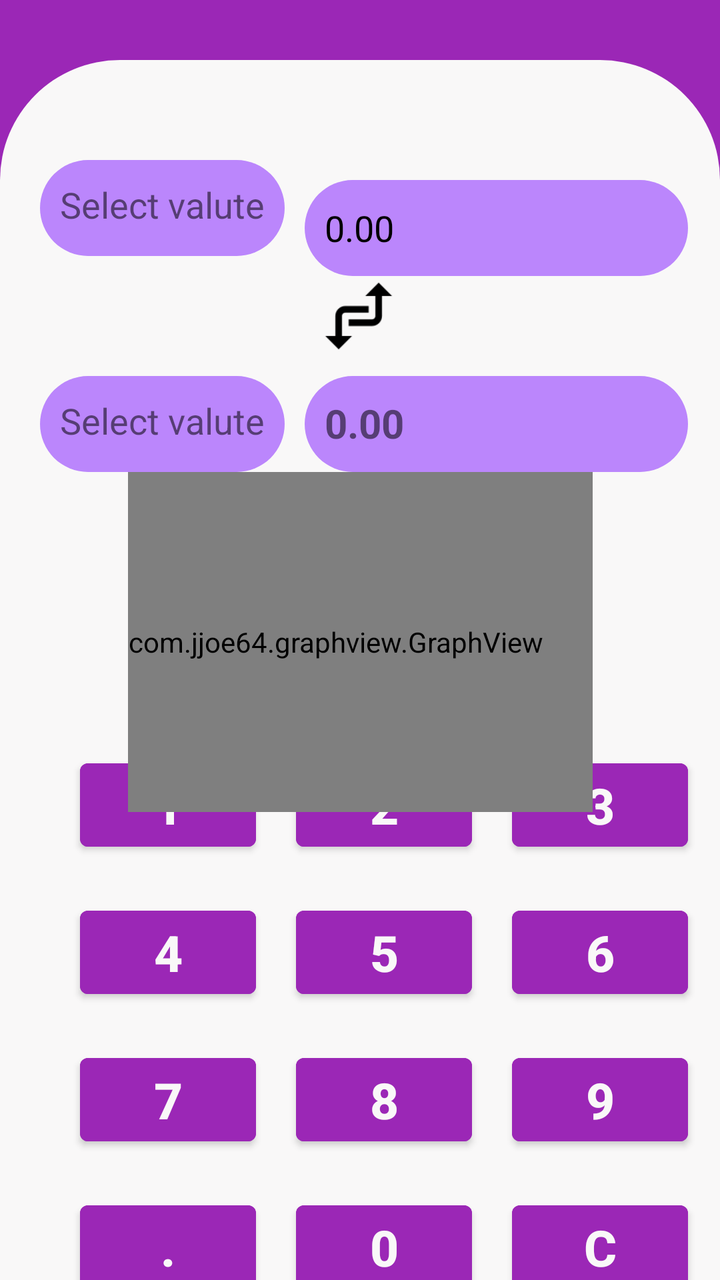
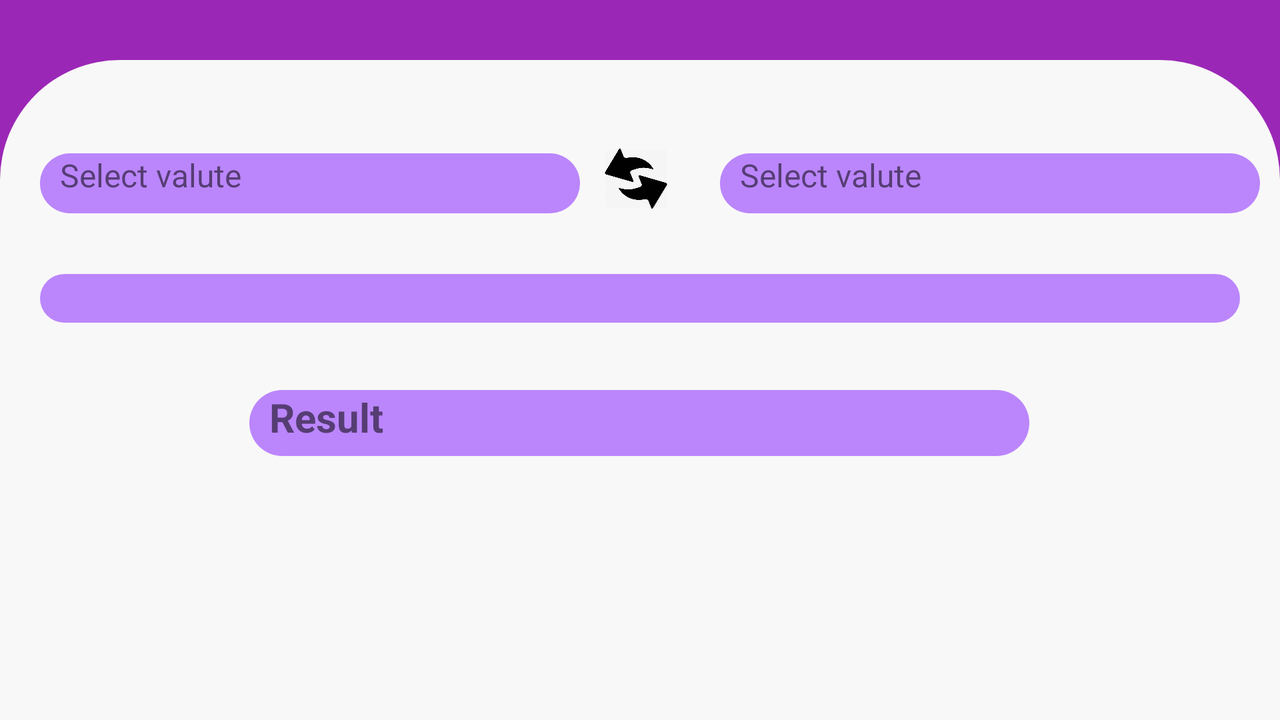

One screen, two layout resources from the same app: the default and the repository's alternative for another configuration. Each is rendered where Android would select it; the XML of both is given below.
<!-- AndroidManifest.xml: application theme Theme.ConverterKT -->
<!-- res/layout/activity_main.xml -->
<?xml version="1.0" encoding="utf-8"?>
<androidx.constraintlayout.widget.ConstraintLayout xmlns:android="http://schemas.android.com/apk/res/android"
    xmlns:app="http://schemas.android.com/apk/res-auto"
    xmlns:tools="http://schemas.android.com/tools"
    android:background="@color/custom_color_background"
    android:theme="@style/Theme.ConverterKT"
    android:layout_width="match_parent"
    android:layout_height="match_parent"
    tools:context=".MainActivity">


    <androidx.constraintlayout.widget.ConstraintLayout
        android:id="@+id/mainTable"
        android:layout_width="match_parent"
        android:layout_height="match_parent"
        android:layout_marginTop="30dp"
        android:background="@drawable/main_table_background"
        app:layout_constraintBottom_toBottomOf="parent"
        app:layout_constraintEnd_toEndOf="parent"
        app:layout_constraintHorizontal_bias="1.0"
        app:layout_constraintStart_toStartOf="parent"
        app:layout_constraintTop_toTopOf="parent"
        app:layout_constraintVertical_bias="0.0">

        <EditText
            android:id="@+id/editTextSum"
            android:layout_width="0dp"
            android:layout_height="48dp"
            android:layout_marginStart="10dp"
            android:layout_marginTop="60dp"
            android:layout_marginEnd="16dp"
            android:background="@drawable/oval_shape"
            android:ems="10"
            android:enabled="false"
            android:inputType="numberDecimal"
            android:paddingStart="10dp"
            android:text="0.00"
            android:textColor="#000000"
            app:layout_constraintBottom_toTopOf="@+id/imageView3"
            app:layout_constraintEnd_toEndOf="parent"
            app:layout_constraintStart_toEndOf="@id/tvValute1"
            app:layout_constraintTop_toTopOf="parent"
            app:layout_constraintVertical_bias="0.0" />

        <ImageView
            android:id="@+id/imageValute1"
            android:layout_width="wrap_content"
            android:layout_height="84dp"
            android:layout_marginStart="10dp"
            android:layout_marginTop="40dp"
            app:layout_constraintBottom_toTopOf="@+id/imageView3"
            app:layout_constraintStart_toStartOf="parent"
            app:layout_constraintTop_toTopOf="parent"
            app:layout_constraintVertical_bias="0.8"
            tools:srcCompat="@tools:sample/avatars" />

        <ImageView
            android:id="@+id/imageValute2"
            android:layout_width="wrap_content"
            android:layout_height="84dp"
            android:layout_marginTop="35dp"
            android:layout_marginStart="10dp"
            app:layout_constraintBottom_toBottomOf="parent"
            app:layout_constraintStart_toStartOf="parent"
            app:layout_constraintTop_toBottomOf="@+id/imageValute1"
            app:layout_constraintVertical_bias="0.0"
            tools:srcCompat="@tools:sample/avatars" />

        <ImageView
            android:id="@+id/imageView3"
            android:layout_width="66dp"
            android:layout_height="40dp"
            android:layout_marginTop="10dp"
            android:onClick="onClickSwitcher"
            app:layout_constraintBottom_toTopOf="@+id/tvValute2"
            app:layout_constraintEnd_toEndOf="parent"
            app:layout_constraintHorizontal_bias="0.498"
            app:layout_constraintStart_toStartOf="parent"
            app:layout_constraintTop_toBottomOf="@+id/tvValute1"
            app:srcCompat="@drawable/switcher" />

        <LinearLayout
            android:id="@+id/lLayoutNumbers"
            android:layout_width="match_parent"
            android:layout_height="wrap_content"
            android:orientation="vertical"
            app:layout_constraintBottom_toBottomOf="parent"
            app:layout_constraintEnd_toEndOf="parent"
            app:layout_constraintStart_toStartOf="parent"
            app:layout_constraintTop_toBottomOf="@id/guidelineBottom">

            <TableLayout
                android:layout_width="fill_parent"
                android:layout_height="wrap_content"
                android:layout_marginBottom="10dp"
                android:stretchColumns="0,1,2">

                <TableRow
                    android:layout_width="match_parent"
                    android:layout_height="match_parent">

                    <Button
                        android:id="@+id/btn_1"
                        android:layout_width="fill_parent"
                        android:layout_height="wrap_content"
                        android:layout_marginStart="40dp"
                        android:layout_marginTop="10dp"
                        android:layout_marginEnd="10dp"
                        android:layout_marginBottom="10dp"
                        android:backgroundTint="@color/custom_color_background"
                        android:onClick="onClickAction"
                        android:text="1"
                        android:textSize="@dimen/text_size_labels"
                        android:textStyle="bold" />

                    <Button
                        android:id="@+id/btn_2"
                        android:layout_width="fill_parent"
                        android:layout_height="wrap_content"
                        android:layout_margin="10dp"
                        android:backgroundTint="@color/custom_color_background"
                        android:onClick="onClickAction"
                        android:text="2"
                        android:textSize="@dimen/text_size_labels"
                        android:textStyle="bold" />

                    <Button
                        android:id="@+id/btn_3"
                        android:layout_width="fill_parent"
                        android:layout_height="wrap_content"
                        android:layout_marginStart="10dp"
                        android:layout_marginTop="10dp"
                        android:layout_marginEnd="40dp"
                        android:layout_marginBottom="10dp"
                        android:backgroundTint="@color/custom_color_background"
                        android:onClick="onClickAction"
                        android:text="3"
                        android:textSize="@dimen/text_size_labels"
                        android:textStyle="bold" />

                </TableRow>

                <TableRow
                    android:layout_width="match_parent"
                    android:layout_height="match_parent">

                    <Button
                        android:id="@+id/btn_4"
                        android:layout_width="fill_parent"
                        android:layout_height="wrap_content"
                        android:layout_marginStart="40dp"
                        android:layout_marginTop="10dp"
                        android:layout_marginEnd="10dp"
                        android:layout_marginBottom="10dp"
                        android:backgroundTint="@color/custom_color_background"
                        android:onClick="onClickAction"
                        android:text="4"
                        android:textSize="@dimen/text_size_labels"
                        android:textStyle="bold" />

                    <Button
                        android:id="@+id/btn_5"
                        android:layout_width="fill_parent"
                        android:layout_height="wrap_content"
                        android:layout_margin="10dp"
                        android:backgroundTint="@color/custom_color_background"
                        android:onClick="onClickAction"
                        android:text="5"
                        android:textSize="@dimen/text_size_labels"
                        android:textStyle="bold" />

                    <Button
                        android:id="@+id/btn_6"
                        android:layout_width="fill_parent"
                        android:layout_height="wrap_content"
                        android:layout_marginStart="10dp"
                        android:layout_marginTop="10dp"
                        android:layout_marginEnd="40dp"
                        android:layout_marginBottom="10dp"
                        android:backgroundTint="@color/custom_color_background"
                        android:onClick="onClickAction"
                        android:text="6"
                        android:textSize="@dimen/text_size_labels"
                        android:textStyle="bold" />
                </TableRow>

                <TableRow
                    android:layout_width="match_parent"
                    android:layout_height="match_parent">

                    <Button
                        android:id="@+id/btn_7"
                        android:layout_width="fill_parent"
                        android:layout_height="wrap_content"
                        android:layout_marginStart="40dp"
                        android:layout_marginTop="10dp"
                        android:layout_marginEnd="10dp"
                        android:layout_marginBottom="10dp"
                        android:backgroundTint="@color/custom_color_background"
                        android:onClick="onClickAction"
                        android:text="7"
                        android:textSize="@dimen/text_size_labels"
                        android:textStyle="bold" />

                    <Button
                        android:id="@+id/btn_8"
                        android:layout_width="fill_parent"
                        android:layout_height="wrap_content"
                        android:layout_margin="10dp"
                        android:backgroundTint="@color/custom_color_background"
                        android:onClick="onClickAction"
                        android:text="8"
                        android:textSize="@dimen/text_size_labels"
                        android:textStyle="bold" />

                    <Button
                        android:id="@+id/btn_9"
                        android:layout_width="fill_parent"
                        android:layout_height="wrap_content"
                        android:layout_marginStart="10dp"
                        android:layout_marginTop="10dp"
                        android:layout_marginEnd="40dp"
                        android:layout_marginBottom="10dp"
                        android:backgroundTint="@color/custom_color_background"
                        android:onClick="onClickAction"
                        android:text="9"
                        android:textSize="@dimen/text_size_labels"
                        android:textStyle="bold" />
                </TableRow>

                <TableRow
                    android:layout_width="match_parent"
                    android:layout_height="match_parent">

                    <Button
                        android:id="@+id/btn_dot"
                        android:layout_width="fill_parent"
                        android:layout_height="wrap_content"
                        android:layout_marginStart="40dp"
                        android:layout_marginTop="10dp"
                        android:layout_marginEnd="10dp"
                        android:layout_marginBottom="10dp"
                        android:backgroundTint="@color/custom_color_background"
                        android:onClick="onClickAction"
                        android:text="."
                        android:textSize="@dimen/text_size_labels"
                        android:textStyle="bold" />

                    <Button
                        android:id="@+id/btn_0"
                        android:layout_width="fill_parent"
                        android:layout_height="wrap_content"
                        android:layout_margin="10dp"
                        android:backgroundTint="@color/custom_color_background"
                        android:onClick="onClickAction"
                        android:text="0"
                        android:textSize="@dimen/text_size_labels"
                        android:textStyle="bold" />

                    <Button
                        android:id="@+id/btn_delete"
                        android:layout_width="fill_parent"
                        android:layout_height="wrap_content"
                        android:layout_marginStart="10dp"
                        android:layout_marginTop="10dp"
                        android:layout_marginEnd="40dp"
                        android:layout_marginBottom="10dp"
                        android:backgroundTint="@color/custom_color_background"
                        android:onClick="onClickAction"
                        android:textSize="@dimen/text_size_labels"
                        android:text="C"

                        android:textStyle="bold" />

                </TableRow>
            </TableLayout>
        </LinearLayout>

        <TextView
            android:id="@+id/tvValute1"
            android:layout_width="wrap_content"
            android:layout_height="48dp"
            android:layout_marginLeft="10dp"
            android:layout_marginTop="50dp"
            android:background="@drawable/oval_shape"
            android:clickable="true"
            android:paddingStart="10dp"
            android:paddingTop="10dp"
            android:paddingEnd="10dp"
            android:text="Select valute"
            android:textSize="18sp"
            app:layout_constraintBottom_toTopOf="@+id/imageView3"
            app:layout_constraintEnd_toStartOf="@+id/editTextSum"
            app:layout_constraintStart_toEndOf="@+id/imageValute1"
            app:layout_constraintTop_toTopOf="parent"
            app:layout_constraintVertical_bias="0.151" />

        <TextView
            android:id="@+id/tvResult"
            android:layout_width="0dp"
            android:layout_height="48dp"
            android:layout_marginStart="10dp"
            android:layout_marginTop="10dp"
            android:layout_marginEnd="16dp"
            android:background="@drawable/oval_shape"
            android:paddingStart="10dp"
            android:paddingTop="10dp"
            android:text="0.00"
            android:textSize="20sp"

            android:textStyle="bold"
            app:layout_constraintEnd_toEndOf="parent"
            app:layout_constraintStart_toEndOf="@id/tvValute2"
            app:layout_constraintTop_toBottomOf="@+id/imageView3" />


        <TextView
            android:id="@+id/tvValute2"
            android:layout_width="wrap_content"
            android:layout_height="48dp"
            android:layout_marginLeft="10dp"
            android:layout_marginTop="10dp"
            android:background="@drawable/oval_shape"
            android:clickable="true"
            android:paddingStart="10dp"
            android:paddingTop="10dp"
            android:paddingEnd="10dp"
            android:text="Select valute"
            android:textSize="18sp"
            app:layout_constraintEnd_toStartOf="@+id/tvResult"
            app:layout_constraintStart_toEndOf="@+id/imageValute2"
            app:layout_constraintTop_toBottomOf="@+id/imageView3" />


        <com.jjoe64.graphview.GraphView
            android:id="@+id/graphView"
            android:layout_width="wrap_content"
            android:layout_height="170dp"
            android:layout_marginTop="10dp"





            android:paddingEnd="25dp"
            app:layout_constraintBottom_toTopOf="@id/guidelineBottom"
            app:layout_constraintEnd_toEndOf="parent"
            app:layout_constraintStart_toStartOf="parent"
            app:layout_constraintTop_toBottomOf="@id/tvResult" />

        <androidx.constraintlayout.widget.Guideline
            android:id="@+id/guidelineBottom"
            android:layout_width="wrap_content"
            android:layout_height="wrap_content"
            android:orientation="horizontal"
            app:layout_constraintGuide_percent="0.6" />

    </androidx.constraintlayout.widget.ConstraintLayout>


</androidx.constraintlayout.widget.ConstraintLayout>
<!-- resources referenced by this layout -->
<resources>
  <color name="custom_color_background">#9B27B6</color>
  <dimen name="text_size_labels">25sp</dimen>
  <!-- drawable main_table_background (drawable) -->
  <?xml version="1.0" encoding="utf-8"?>
  <shape xmlns:android="http://schemas.android.com/apk/res/android"
      android:shape="rectangle">
      <solid android:color="@color/white"/>
      <corners
          android:topLeftRadius="60dp"
          android:topRightRadius="60dp"/>
  
  </shape>
  <!-- drawable oval_shape (drawable) -->
  <?xml version="1.0" encoding="utf-8"?>
  <shape xmlns:android="http://schemas.android.com/apk/res/android"
      android:shape="rectangle">
      <solid android:color="@color/labelTextColor"/>
      <corners
          android:topLeftRadius="60dp"
          android:topRightRadius="60dp"
          android:bottomLeftRadius="60dp"
          android:bottomRightRadius="60dp"/>
  
  </shape>
  <!-- drawable switcher: png bitmap (drawable, 778 bytes) -->
  <style name="Theme.ConverterKT" parent="Theme.MaterialComponents.DayNight.NoActionBar">
          
          <item name="colorPrimary">@color/purple_500</item>
          <item name="colorPrimaryVariant">@color/custom_color_background</item>
          <item name="colorOnPrimary">@color/white</item>
          
          <item name="colorSecondary">@color/teal_200</item>
          <item name="colorSecondaryVariant">@color/teal_700</item>
          <item name="colorOnSecondary">@color/black</item>
          
          <item name="android:statusBarColor" tools:targetApi="l">?attr/colorPrimaryVariant</item>
          .
  
          <item name="android:textColorPrimary">@color/white</item>
      </style>
  <color name="white">#F9F8F8</color>
  <color name="labelTextColor">#FFBB86FC</color>
  <color name="purple_500">#FF6200EE</color>
  <color name="teal_200">#FF03DAC5</color>
  <color name="teal_700">#FF018786</color>
  <color name="black">#FF000000</color>
</resources>
<!-- res/layout-land/activity_main.xml (the repository's variant of the layout above) -->
<!-- drawn on the phone turned sideways -->
<?xml version="1.0" encoding="utf-8"?>
<androidx.constraintlayout.widget.ConstraintLayout xmlns:android="http://schemas.android.com/apk/res/android"
    xmlns:app="http://schemas.android.com/apk/res-auto"
    xmlns:tools="http://schemas.android.com/tools"
    android:background="@color/custom_color_background"

    android:layout_width="match_parent"
    android:layout_height="match_parent"
    tools:context=".MainActivity">


    <androidx.constraintlayout.widget.ConstraintLayout
        android:id="@+id/mainTable"
        android:layout_width="match_parent"
        android:layout_height="match_parent"
        android:layout_marginTop="30dp"
        android:background="@drawable/main_table_background"
        app:layout_constraintBottom_toBottomOf="parent"
        app:layout_constraintEnd_toEndOf="parent"
        app:layout_constraintHorizontal_bias="0.0"
        app:layout_constraintStart_toStartOf="parent"
        app:layout_constraintTop_toTopOf="parent"
        app:layout_constraintVertical_bias="0.0">

        <EditText
            android:id="@+id/editTextSum"
            android:layout_width="0dp"
            android:layout_height="wrap_content"
            android:background="@drawable/oval_shape"
            android:layout_marginStart="20dp"
            android:layout_marginEnd="20dp"
            android:ems="10"
            android:inputType="numberDecimal"
            android:paddingStart="10dp"
            app:layout_constraintBottom_toBottomOf="parent"
            app:layout_constraintEnd_toEndOf="parent"

            app:layout_constraintStart_toStartOf="parent"
            app:layout_constraintTop_toTopOf="parent"
            app:layout_constraintVertical_bias="0.35" />

        <ImageView
            android:id="@+id/imageValute1"
            android:layout_width="wrap_content"
            android:layout_height="64dp"
            android:layout_marginStart="10dp"
            android:layout_marginTop="30sp"
            app:layout_constraintBottom_toTopOf="@+id/editTextSum"
            app:layout_constraintStart_toStartOf="parent"
            app:layout_constraintTop_toTopOf="parent"
            app:layout_constraintVertical_bias="0.288"
            tools:srcCompat="@tools:sample/avatars" />

        <ImageView
            android:id="@+id/imageValute2"
            android:layout_width="wrap_content"
            android:layout_height="64dp"
            android:layout_marginStart="4dp"
            android:layout_marginTop="16sp"
            app:layout_constraintBottom_toTopOf="@+id/editTextSum"
            app:layout_constraintEnd_toStartOf="@id/tvValute2"
            app:layout_constraintStart_toEndOf="@+id/imageView3"
            app:layout_constraintTop_toTopOf="parent"
            tools:srcCompat="@tools:sample/avatars" />

        <ImageView
            android:id="@+id/imageView3"
            android:layout_width="56dp"
            android:layout_height="30dp"
            android:layout_marginTop="20sp"
            android:layout_marginBottom="20dp"
            android:onClick="onClickSwitcher"
            app:layout_constraintBottom_toTopOf="@id/editTextSum"
            app:layout_constraintEnd_toStartOf="@id/imageValute2"
            app:layout_constraintStart_toEndOf="@id/tvValute1"
            app:layout_constraintTop_toTopOf="parent"
            app:layout_constraintVertical_bias="0.654"
            app:srcCompat="@drawable/switch_valute" />

        <TextView
            android:id="@+id/tvValute2"
            android:layout_width="0dp"
            android:layout_height="30dp"
            android:layout_marginStart="10dp"
            android:layout_marginTop="16sp"
            android:layout_marginEnd="10dp"
            android:background="@drawable/oval_shape"
            android:clickable="true"
            android:paddingStart="10dp"
            android:paddingEnd="10dp"
            android:text="Select valute"
            android:textSize="16sp"
            app:layout_constraintBottom_toTopOf="@+id/editTextSum"
            app:layout_constraintEnd_toEndOf="parent"
            app:layout_constraintStart_toEndOf="@+id/imageValute2"
            app:layout_constraintTop_toTopOf="parent" />

        <TextView
            android:id="@+id/tvValute1"
            android:layout_width="0dp"
            android:layout_height="30dp"
            android:layout_marginStart="10dp"
            android:layout_marginTop="16sp"
            android:background="@drawable/oval_shape"
            android:clickable="true"
            android:paddingStart="10dp"
            android:paddingEnd="10dp"
            android:text="Select valute"
            android:textSize="16sp"
            app:layout_constraintBottom_toTopOf="@id/editTextSum"
            app:layout_constraintEnd_toStartOf="@id/imageView3"
            app:layout_constraintStart_toEndOf="@id/imageValute1"
            app:layout_constraintTop_toTopOf="parent"

            />

        <TextView
            android:id="@+id/tvResult"
            android:layout_width="390dp"
            android:layout_height="33dp"
            android:background="@drawable/oval_shape"
            android:paddingStart="10dp"
            android:text="Result"
            android:textSize="20sp"
            android:textStyle="bold"

            app:layout_constraintBottom_toBottomOf="parent"
            app:layout_constraintEnd_toEndOf="parent"
            app:layout_constraintHorizontal_bias="0.498"
            app:layout_constraintStart_toStartOf="parent"
            app:layout_constraintTop_toBottomOf="@+id/editTextSum"
            app:layout_constraintVertical_bias="0.203" />

    </androidx.constraintlayout.widget.ConstraintLayout>


</androidx.constraintlayout.widget.ConstraintLayout>
<!-- resources referenced by the variant -->
<!-- as the phone turned sideways resolves them -->
<resources>
  <color name="custom_color_background">#9B27B6</color>
  <!-- drawable main_table_background (drawable) -->
  <?xml version="1.0" encoding="utf-8"?>
  <shape xmlns:android="http://schemas.android.com/apk/res/android"
      android:shape="rectangle">
      <solid android:color="@color/white"/>
      <corners
          android:topLeftRadius="60dp"
          android:topRightRadius="60dp"/>
  
  </shape>
  <!-- drawable oval_shape (drawable) -->
  <?xml version="1.0" encoding="utf-8"?>
  <shape xmlns:android="http://schemas.android.com/apk/res/android"
      android:shape="rectangle">
      <solid android:color="@color/labelTextColor"/>
      <corners
          android:topLeftRadius="60dp"
          android:topRightRadius="60dp"
          android:bottomLeftRadius="60dp"
          android:bottomRightRadius="60dp"/>
  
  </shape>
  <!-- drawable switch_valute: jpg bitmap (drawable, 18068 bytes) -->
  <style name="Theme.ConverterKT" parent="Theme.MaterialComponents.DayNight.NoActionBar">
          
          <item name="colorPrimary">@color/purple_500</item>
          <item name="colorPrimaryVariant">@color/custom_color_background</item>
          <item name="colorOnPrimary">@color/white</item>
          
          <item name="colorSecondary">@color/teal_200</item>
          <item name="colorSecondaryVariant">@color/teal_700</item>
          <item name="colorOnSecondary">@color/black</item>
          
          <item name="android:statusBarColor" tools:targetApi="l">?attr/colorPrimaryVariant</item>
          .
  
          <item name="android:textColorPrimary">@color/white</item>
      </style>
  <color name="white">#F9F8F8</color>
  <color name="labelTextColor">#FFBB86FC</color>
  <color name="purple_500">#FF6200EE</color>
  <color name="teal_200">#FF03DAC5</color>
  <color name="teal_700">#FF018786</color>
  <color name="black">#FF000000</color>
</resources>
